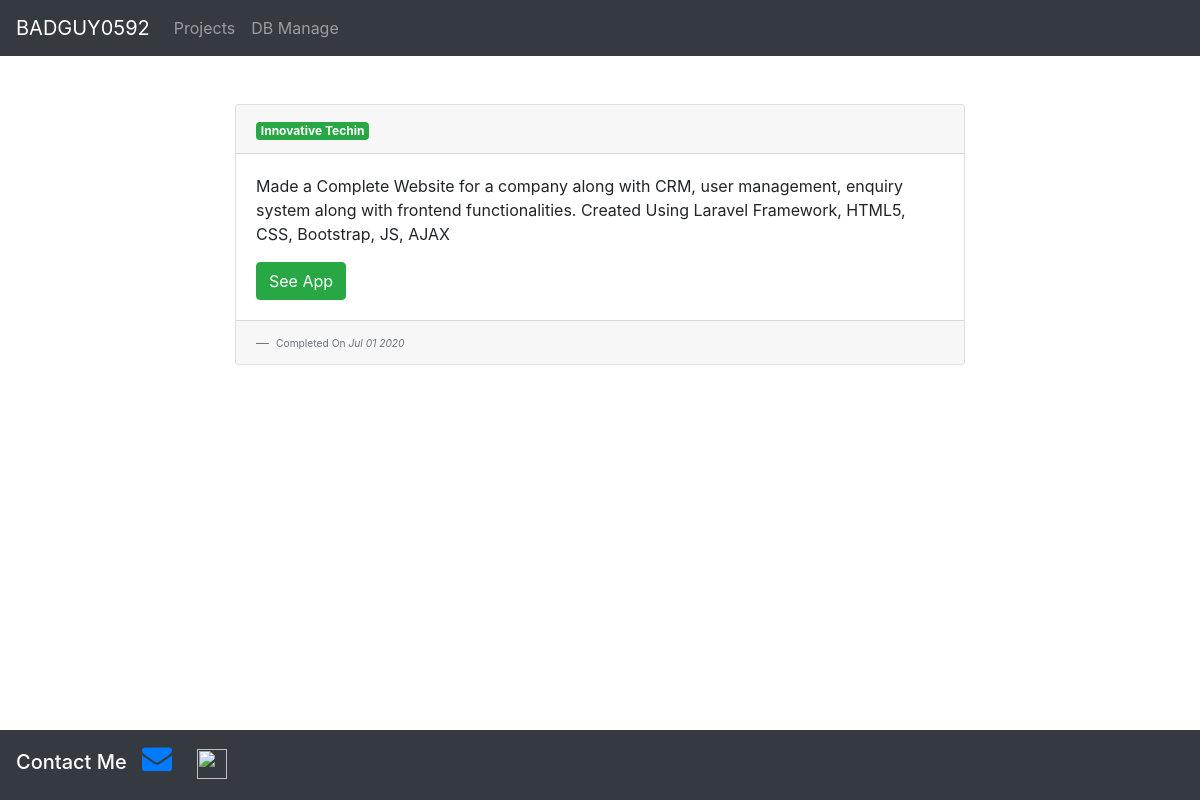
/projects/7, run on the app's committed database.
### blog/models.py (models this page shows, shortened)
class Blog(models.Model):
    title = models.CharField(max_length=100)
    description = models.TextField()
    date = models.DateField(("Date"),default="django.utils.timezone.now")
    urls = models.URLField(blank=True,max_length=50)

### blog/views.py (the view)
# urls.py: path('<int:blog_id>', views.blog_page, name="blog_page")
def blog_page(request,blog_id):
    blog=get_object_or_404(Blog, pk=blog_id)
    return render(request, 'blog/detail.html',{'blog':blog})

### blog/templates/blog/detail.html (shortened to what this page needs)
<!DOCTYPE html>
<html lang="en" dir="ltr">
  <head>
    <link rel="stylesheet" href="https://stackpath.bootstrapcdn.com/bootstrap/4.4.1/css/bootstrap.min.css">
    <link rel="stylesheet" href="https://cdnjs.cloudflare.com/ajax/libs/font-awesome/4.7.0/css/font-awesome.min.css">
  </head>
  <body>
    {% load static %}
    <nav class="navbar navbar-expand-lg navbar-dark bg-dark">
      <a class="navbar-brand" href="{% url 'portfolio:home' %}">BADGUY0592</a>
      <div class="collapse navbar-collapse" id="navbarText">
        <ul class="navbar-nav mr-auto">
          <li class="nav-item">
            <a class="nav-link" href="{% url 'blog:home' %}">Projects</a>
          </li>
          <li class="nav-item">
            <a class="nav-link" href="/admin">DB Manage</a>
          </li>
        </ul>
      </div>
    </nav>
    <br><Br>
    <div class="container">
      <div class="row">
        <div class="col"></div>
        <div class="col-lg-8 col-md-6">
          <div class="card">
            <div class="card-header">
              <span class="badge badge-success">{{blog.title}}</span>
            </div>
            <div class="card-body">
              <p>{{blog.description}}</p>
              {% if blog.urls %}
                <a href="{{blog.urls}}" class="btn btn-success" target="_blank">See App</a>
              {% endif %}
            </div>
            <div class="card-footer">
              <footer class="blockquote-footer">
                <small class="text-muted">
                  Completed On <cite title="Source Title">{{blog.date|date:'M d Y'}}</cite>
                </small>
              </footer>
            </div>
          </div>
        </div>
        <div class="col"></div>
      </div>
    </div>
    <br><br><br><br>
    <div class="navbar navbar-expand-lg navbar-dark bg-dark footer">
      <span class="h5 navbar-brand">
        Contact Me
        <a href="mailto:" style="padding:10px"><i class="fa fa-envelope" style="font-size:30px;"></i></a>
        <a href="#" style="padding:10px"><img src="{% static 'personalportfolio/discord.png' %}" style="width:30px;height:30px" alt=""></a>
      </span>
    </div>
  </body>
</html>

### blog/templates/blog/detail.html (style rules this page uses)
.footer { position: fixed; left: 0; bottom: 0; width: 100%; background-color: red; color: white; text-align: center; }

### data on the page
Blog: title "Innovative Techin", description "Made a Complete Website for a company along with CRM, user management, enquiry system along with frontend functionalities. Created Using Laravel Framework, HTML5, CSS, Bootstrap, JS, AJAX", date "Jul 01 2020"
